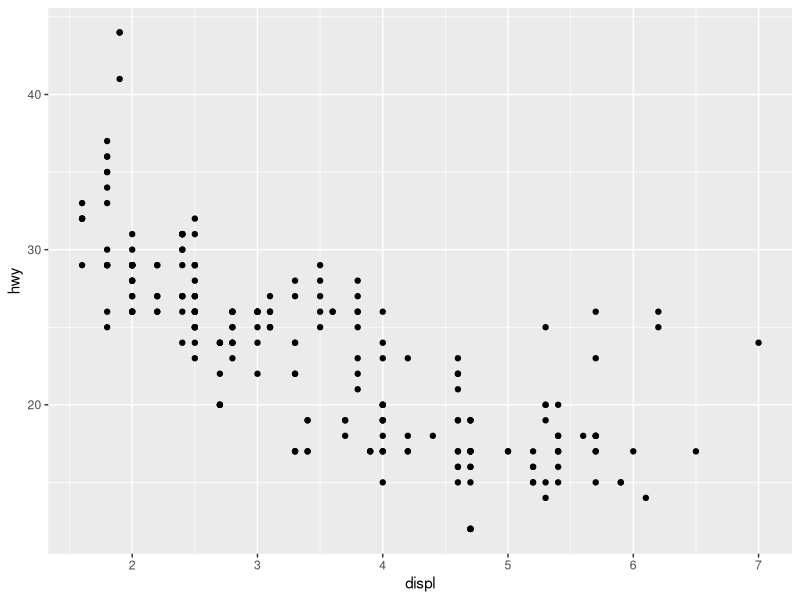
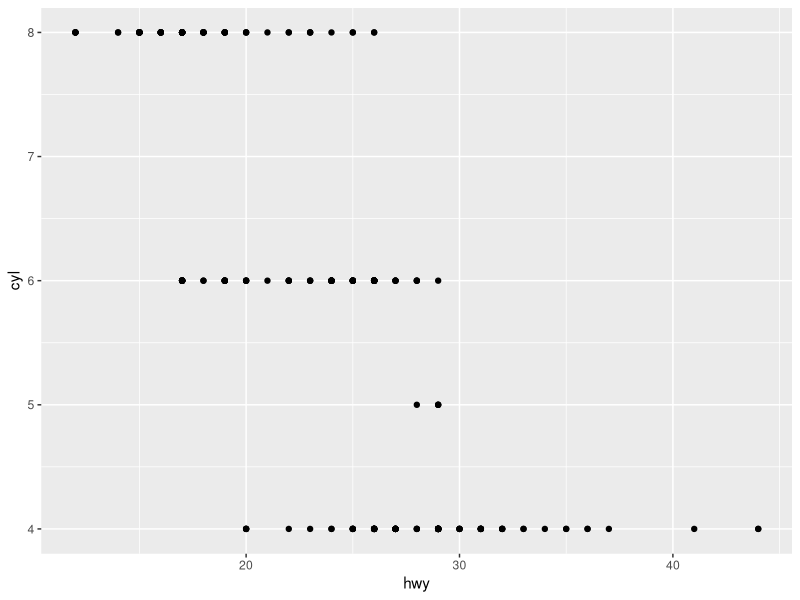
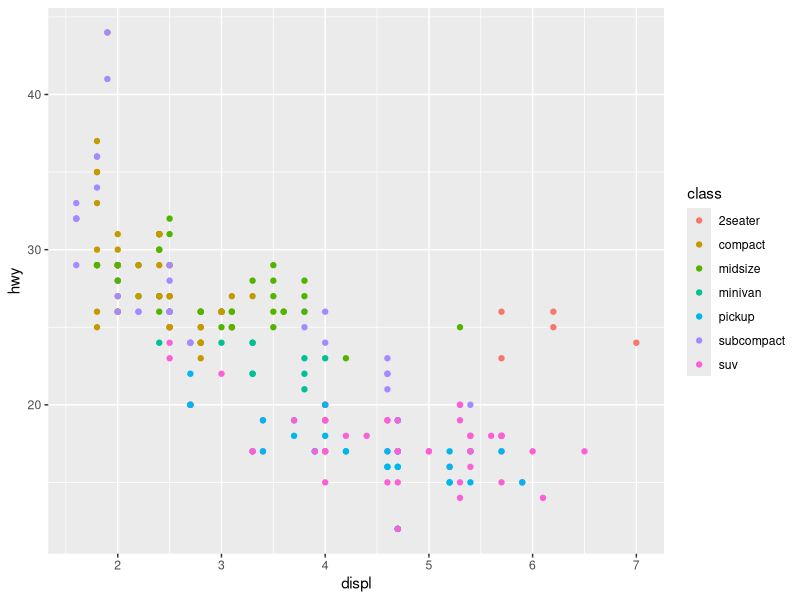
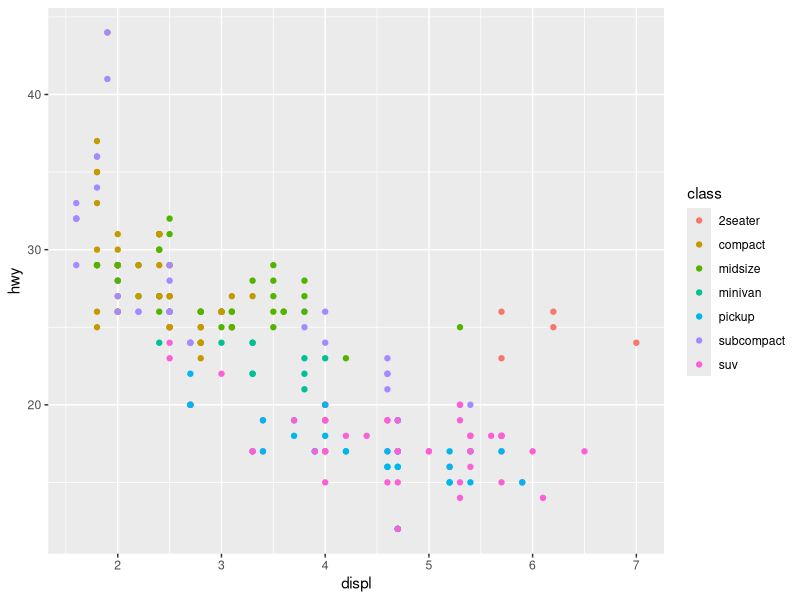
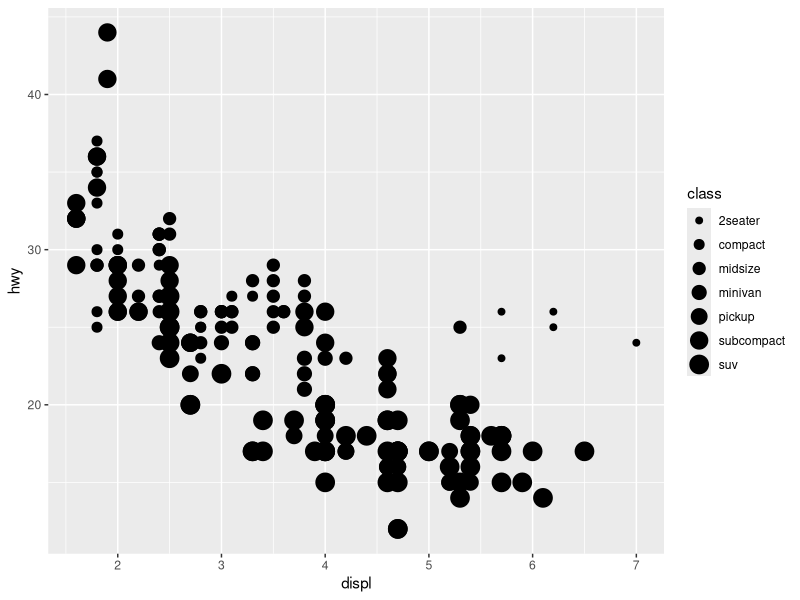
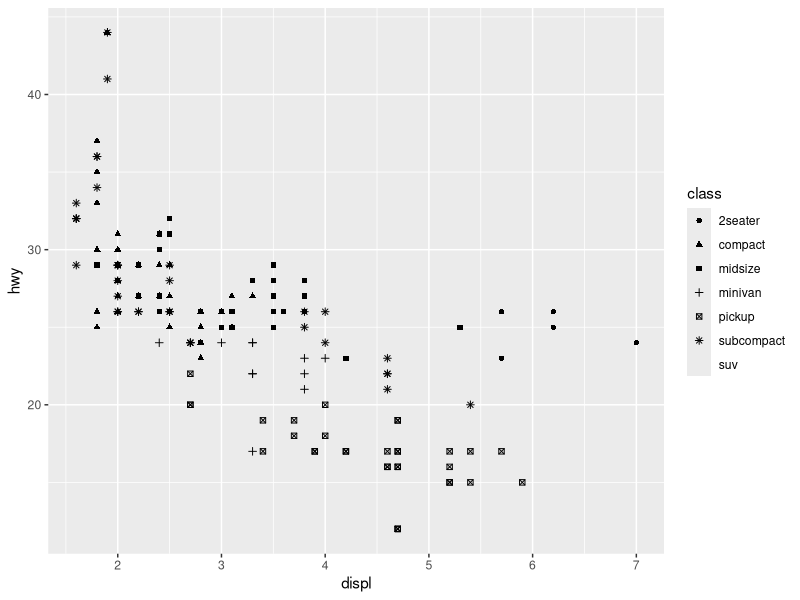
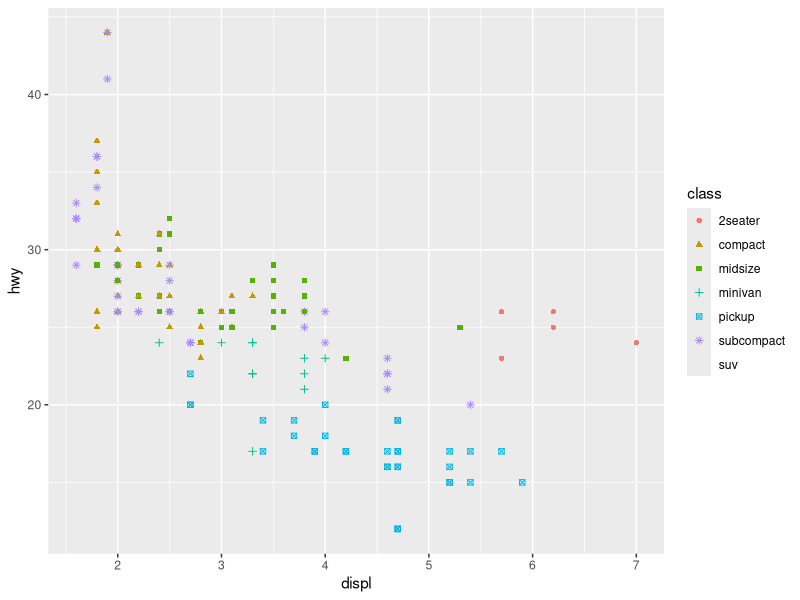
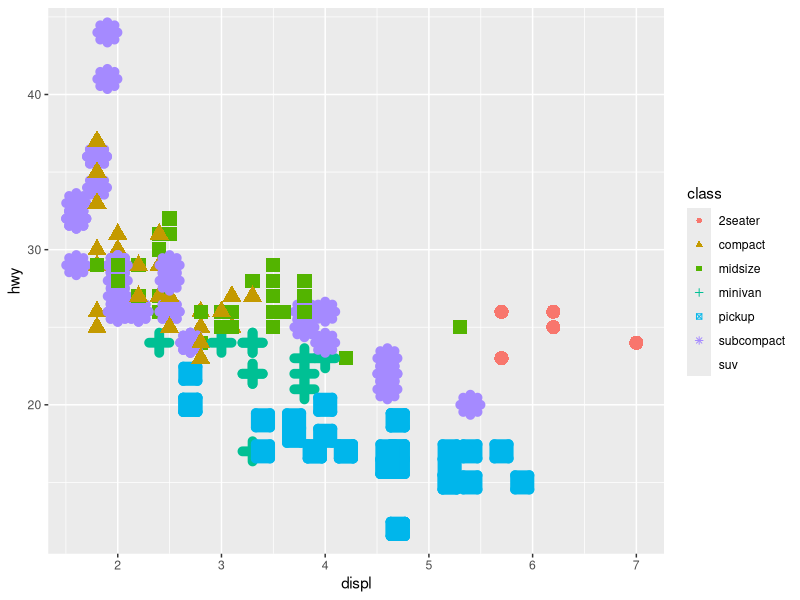

These figures' R source, in order: (Note: this script raises an error after producing the figures.)
## ---- chunk 1
knitr::opts_chunk$set(echo = TRUE)
## ---- chunk 2
library("tidyverse")
## ---- chunk 3
ggplot(data = mpg) + 
  geom_point(mapping = aes(x = displ, y = hwy))
## ---- chunk 4
dim(mpg)
## ---- chunk 5
?mpg
## ---- chunk 6
ggplot(data = mpg) + 
  geom_point(mapping = aes(x = hwy, y = cyl))
## ---- chunk 7
ggplot(data = mpg) + 
  geom_point(mapping = aes(x = displ, y = hwy, color = class))
## ---- chunk 8
?mpg
## ---- chunk 9
# With color mapped to class, we see the same chart as above.
ggplot(data = mpg) + 
  geom_point(mapping = aes(x = displ, y = hwy, color = class))
## ---- chunk 10
# When we map size to class, we get a rather hard to read figure as the data points vary so much in size. I also get a message stating "Using size for a discrete variable is not advised".
ggplot(data = mpg) + 
  geom_point(mapping = aes(x = displ, y = hwy, size = class))
## ---- chunk 11
# When shape is mapped over class, we get a variety of symbols for the differeing classes of cars. suv does not ppear to have a representative symbol.
ggplot(data = mpg) + 
  geom_point(mapping = aes(x = displ, y = hwy, shape = class))
## ---- chunk 12
# When multiple aesthetics are mapped to the same variable such as color and shape, we get a figure with mulitcolored, multishaped data points with the corresponding legend.
ggplot(data = mpg) + 
  geom_point(mapping = aes(x = displ, y = hwy, color = class, shape = class))
## ---- chunk 13
# Stroke modifies the width of orders on shapes. When set to 5, the shapes become very thick and hard to distinguish from one another. All shapes in my plot were affected by the change in stroke to 5.
?geom_point
ggplot(data = mpg) + 
  geom_point(mapping = aes(x = displ, y = hwy, shape = class, color = class, stroke = 5))
## ---- chunk 14
# When color is mapped to displ, we get a gradient of blues as we move from small displ to larger displ.
ggplot(data = mpg) + 
  geom_point(mapping = aes(x = displ, y = hwy, color = displ, stroke = 1))
## ---- chunk 15
# If I facet on a continuous variable, then the plot will be split up into many more grids than a plot where categorical variables were faceted.

ggplot(data = mpg) + 
  geom_point(mapping = aes(x = displ, y = hwy)) + 
  facet_grid(hwy ~ displ)

# The figure is unreadable after the facet is applied to hwy and displ as the plot was split up too much with infomeaton on axes overlapping.
## ---- chunk 16
# The empty sections have no data to be plotted. For example, there are no data for 5 cylinder 4-wheel-drive cars.
ggplot(data = mpg) + 
  geom_point(mapping = aes(x = displ, y = hwy)) + 
  facet_grid(drv ~ cyl)
## ---- chunk 17
# In the first plot, the "." the plot grid is arranged horizontally and the plot includes hwy, displ, and drv variables.
ggplot(data = mpg) + 
  geom_point(mapping = aes(x = displ, y = hwy)) +
  facet_grid(drv ~ .)

# In the second plot, the "." the plot grid is arranged vertically and the plot includes hwy, displ, and cyl variables.
ggplot(data = mpg) + 
  geom_point(mapping = aes(x = displ, y = hwy)) +
  facet_grid(. ~ cyl)
## ---- chunk 18
#When using facets, data sets can be essentially broken into multiple smaller but seemingly magnified plots for (in our case using the mpg dataset) the class categorial variable. This can be used to compare the hwy mpg to engine displ for each individual class of car seperately. However, in a single plot where only color is changed, one can better compare multiple classes of vehicles to one another.
ggplot(data = mpg) + 
  geom_point(mapping = aes(x = displ, y = hwy)) + 
  facet_wrap(~ class, nrow = 2)
## ---- chunk 19
#nrow and ncol corresspond to the number of rows and columns in a plot.
?facet_wrap
#facet_grid has an additional variable that is not present in facet_wrap.
ggplot(data = mpg) + 
  geom_point(mapping = aes(x = displ, y = hwy)) + 
  facet_grid(~ class, nrow = 2)

## ---- chunk 20
# Bar charts use bar geoms, line charts use line geoms, box plots use boxplot geoms, and histograms use the same geom as bar charts.
??geoms
## ---- chunk 21
#Prediction - Seperate lines will be created for each of the drive types.
ggplot(data = mpg, mapping = aes(x = displ, y = hwy, color = drv)) + 
  geom_point() + 
  geom_smooth(se = FALSE)
## ---- chunk 22
#Not sure what it does, i am assuming it removes the elegend but I do not know hoe to make it work.
ggplot(data = mpg, mapping = aes(x = displ, y = hwy, color = drv)) + 
  geom_point() + 
  geom_smooth(se = FALSE)
  show.legend = FALSE
## ---- chunk 23
# Removing se = FALSE adds the shaded area to the lines on the plot.
ggplot(data = mpg, mapping = aes(x = displ, y = hwy, color = drv)) + 
  geom_point() + 
  geom_smooth(se = FALSE)
## ---- chunk 24
# I predict no difference in the two graphs.
ggplot(data = mpg, mapping = aes(x = displ, y = hwy)) + 
  geom_point() + 
  geom_smooth()

ggplot() + 
  geom_point(data = mpg, mapping = aes(x = displ, y = hwy)) + 
  geom_smooth(data = mpg, mapping = aes(x = displ, y = hwy))
## ---- chunk 25
#The plot may be suffering from overplotting. This can be avoided by jittering the data points. A previous data set from FHL I tried to plot in R suffered from this problem but at the time I did not know this could be done.
ggplot(data = mpg, mapping = aes(x = cty, y = hwy)) + 
  geom_point()
#Jittering the data revealed many more hidden data points. 
ggplot(data = mpg, mapping = aes(x = cty, y = hwy)) + 
  geom_point( position = "jitter")
## ---- chunk 26
# The parameters include dodging, filling, identity, jitter, and stacking of data point positions.
## ---- chunk 27
ggplot(data = mpg, mapping = aes(x = cty, y = hwy)) + 
  geom_jitter()
 #Geom count creates larger datat points where multiple data points overlap.
ggplot(data = mpg, mapping = aes(x = cty, y = hwy)) + 
  geom_count()
## ---- chunk 28
ggplot(data = mpg, mapping = aes(x = cty, y = hwy)) + 
  geom_boxplot()
